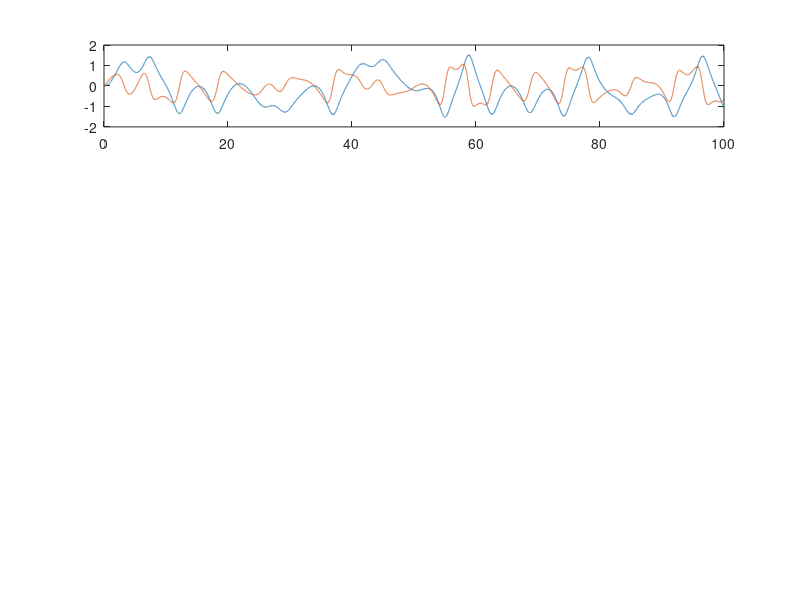

The MATLAB script that drew this image:
k = 0.25;
omega = 1;
A = .4;

options = odeset('AbsTol',1.e-12,'RelTol', 1.e-12);
[t, y] = ode45(@(t,y)[y(2);A*cos(omega*t)-k*y(2)+y(1).*(1-y(1).^2)],[0,100],[0;0],options);

figure(1)
subplot(4,1,1)
plot(t,y)